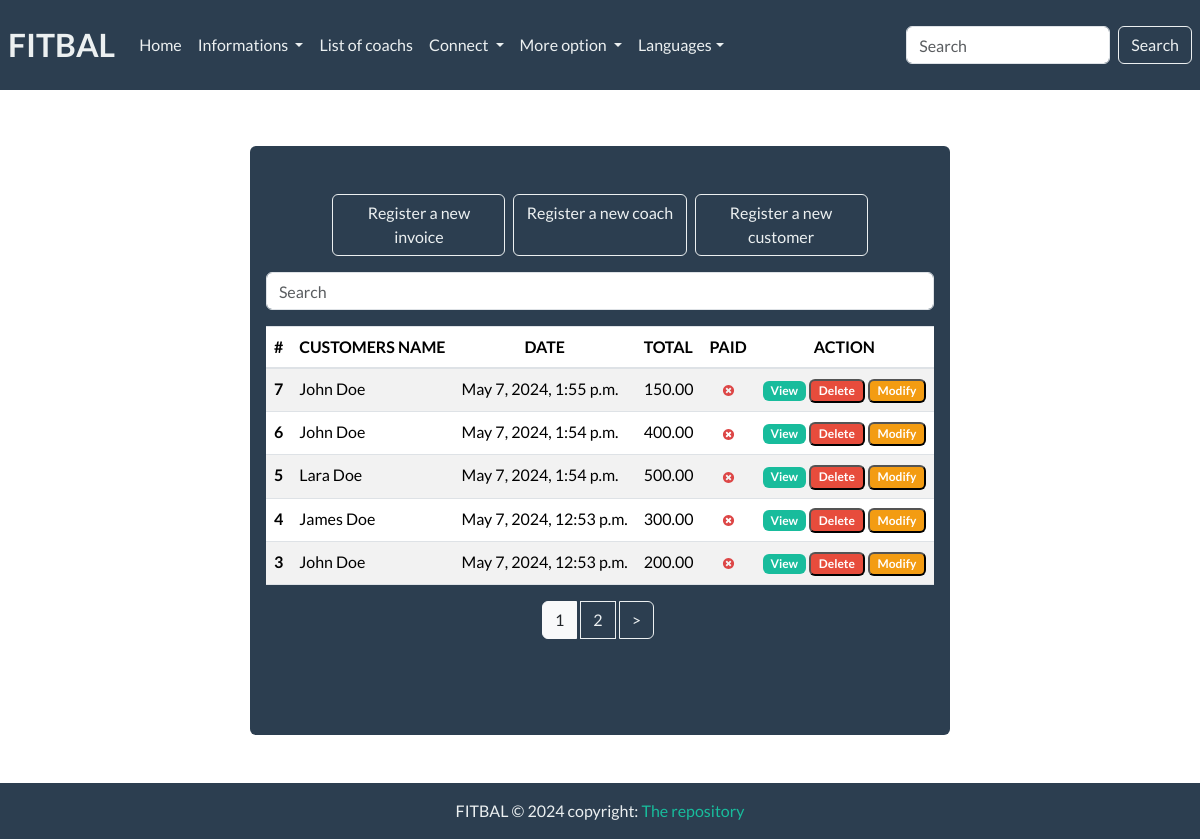
The app's page / (signed in) with its own data.
### Fit_bal/models.py (models this page shows, shortened)
class Invoice(models.Model):
    customer = models.ForeignKey(Customer, on_delete=models.PROTECT)
    save_by = models.ForeignKey(User, on_delete=models.PROTECT)
    invoice_datetime = models.DateTimeField(auto_now_add=True)
    total = models.DecimalField(max_digits=100000, decimal_places=2)
    last_updated_date = models.DateTimeField(null=True, blank=True)
    paid = models.BooleanField(default=False)
    comment = models.TextField(null=True, max_length=1000,blank=True)
    class Meta:
        verbose_name = "Invoice"
        verbose_name_plural = "Invoices"

class Customer(models.Model):
    SEX_TYPES = {
        ('M','Male'),
        ('F','Female'),
        ('O','Other')
    }
    name = models.CharField(max_length=128)
    email = models.EmailField()
    phone = models.CharField(max_length=128)
    address = models.CharField(max_length=128)
    sex = models.CharField(max_length=1, choices= SEX_TYPES)
    age = models.CharField(max_length=12)
    city = models.CharField(max_length=32)
    zip_code = models.CharField(max_length=16)
    created_date = models.DateTimeField(auto_now_add=True)
    save_by = models.ForeignKey(User, on_delete=models.PROTECT)
    class Meta:
        verbose_name = "Customer"
        verbose_name_plural = "Customers"

### Fit_bal/views.py (the view, shortened to what this page needs)
# urls.py: path('',views.HomeView.as_view(), name='home'),
class HomeView(LoginRequiredSuperuserMixin,View):
    templates_name = 'index.html'
    def get(self, request, *args, **kwargs):
        invoices = Invoice.objects.select_related('customer','save_by').all().order_by('-invoice_datetime')
        context = {
            'invoices':invoices
            }
        items = pagination(request,invoices)
        context['invoices'] = items
        return render(request, self.templates_name,context)

### Fit_bal/utils.py (called while the page is built)
def pagination(request, invoices):
    default_page = 1
    page = request.GET.get('page',default_page)
    perPage = 5
    paginator = Paginator(invoices, perPage)
    try:
        items_page = paginator.page(page)
    except PageNotAnInteger:
        items_page = paginator.page(default_page)
    except EmptyPage:
        items_page = paginator.page(paginator.num_pages)
    return items_page

### templates/index.html (shortened to what this page needs)
{% extends "base.html" %}
{% load static %}
{% load i18n %}
{% block content %}
<br><br>
<div class="row d-flex justify-content-center">
    <a href="{% url 'add-invoice' %}" class="btn col-md-3 btn-outline-light">
        Register a new invoice
    </a>
    <a href="{% url 'add-coach' %}" class="btn col-md-3 ml-2 btn-outline-light">
        Register a new coach
    </a>
    <a href="{% url 'add-customer' %}" class="btn col-md-3 ml-2 btn-outline-light">
        Register a new customer
    </a>
</div>
<div class="form-group mt-3">
    <input id="search" class="form-control" type="text" placeholder="Search">
</div>
<div>
    <table class="table table-striped">
        <thead>
            <tr>
                <th scope="col">#</th>
                <th scope="col">CUSTOMERS NAME</th>
                <th class="text-center" scope="col">DATE</th>
                <th scope="col">TOTAL</th>
                <th scope="col">PAID</th>
                <th class="text-center" scope="col">ACTION</th>
            </tr>
        </thead>
        <tbody id="myTable">
            {% if invoices %}
            {% for invoice in invoices %}
            <tr>
                <th scope="row">{{ invoice.pk }}</th>
                <td>{{invoice.customer.name}}</td>
                <td>{{invoice.invoice_datetime}}</td>
                <td>{{invoice.total }}</td>
                <td class="text-center">
                    {% if invoice.paid %}
                    <img src="{% static 'images/crois_verte.svg' %}" alt="True">
                    {% else %}
                    <img src="{% static 'images/crois_rouge.svg' %}" alt="False">
                    {% endif %}
                </td>
                <td>
                    <a href="{% url 'view-invoice' pk=invoice.pk %}" title="Detail" class="badge text-white bg-success text-decoration-none">View</a>
                    <button id="btn-invoice-sup" type="button" data-toggle="modal" data-target="#supprimer"
                        class="badge text-white bg-danger" title="Supprimer" data-id="{{ invoice.pk }}"
                        data-customer="{{invoice.customer.name}}">Delete
                    </button>
                    <button id="btn-invoice-mod" type="button" data-toggle="modal" title="Modifier"
                        data-target="#modifier" data-id="{{invoice.pk}}" data-customer="{{invoice.customer.name}}"
                        class="badge text-white bg-warning">Modify
                    </button>
                </td>
            </tr>
            {% endfor %}
            {% else %}
            <tr>
                <td colspan="7" class="text-center text-dark">No invoice found</td>
            </tr>
            {% endif %}
        </tbody>
    </table>
</div>
{% if invoices.has_other_pages %}
<div class="d-flex justify-content-center">
    <div class="btn-group" role="group" aria-label="Item pagination">
        {% for page_number in invoices.paginator.page_range %}
            {% if invoices.number == page_number %}
                <button class="btn btn-outline-light active mr-1">
                    <span>{{ page_number }} <span class="sr-only">(current)</span></span>
                </button>
                {% else %}
                    <a href="?page={{page_number}}" class="btn btn-outline-light mr-1">{{ page_number }}</a>
            {% endif %}
        {% endfor %}
        {% if invoices.has_next %}
        <a href="?page={{invoices.next_page_number}}" class="btn btn-outline-light mr-1">&gt;</a>
        {% endif %}
    </div>
</div>
{% endif %}
<br><br>
{% endblock %}

### records on screen
Invoice: pk "7", customer.name "John Doe", invoice_datetime "May 7, 2024, 1:55 p.m.", total "150.00", paid False (drawn)
Invoice: pk "6", customer.name "John Doe", invoice_datetime "May 7, 2024, 1:54 p.m.", total "400.00", paid False (drawn)
Invoice: pk "5", customer.name "Lara Doe", invoice_datetime "May 7, 2024, 1:54 p.m.", total "500.00", paid False (drawn)
Invoice: pk "4", customer.name "James Doe", invoice_datetime "May 7, 2024, 12:53 p.m.", total "300.00", paid False (drawn)
Invoice: pk "3", customer.name "John Doe", invoice_datetime "May 7, 2024, 12:53 p.m.", total "200.00", paid False (drawn)

### other values on screen
{{ page_number }} "1"
{{ page_number }} "2"
